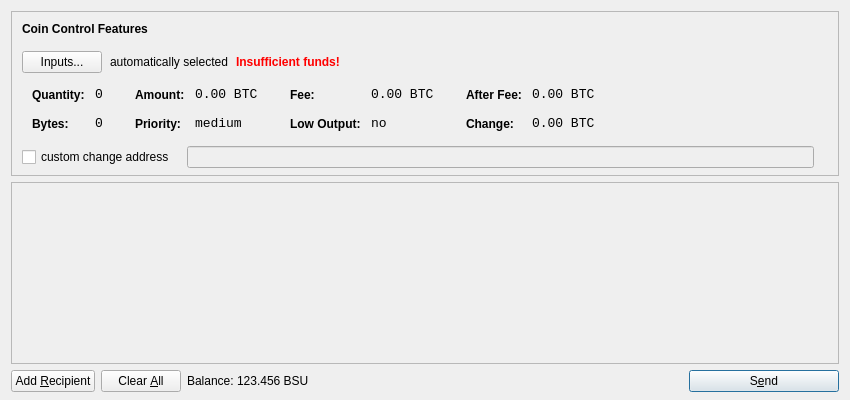
<?xml version="1.0" encoding="UTF-8"?>
<ui version="4.0">
 <class>SendCoinsDialog</class>
 <widget class="QDialog" name="SendCoinsDialog">
  <property name="geometry">
   <rect>
    <x>0</x>
    <y>0</y>
    <width>850</width>
    <height>400</height>
   </rect>
  </property>
  <property name="windowTitle">
   <string>Send Coins</string>
  </property>
  <layout class="QVBoxLayout" name="verticalLayout" stretch="0,1,0">
   <property name="bottomMargin">
    <number>8</number>
   </property>
   <item>
    <widget class="QFrame" name="frameCoinControl">
     <property name="sizePolicy">
      <sizepolicy hsizetype="Expanding" vsizetype="Expanding">
       <horstretch>0</horstretch>
       <verstretch>0</verstretch>
      </sizepolicy>
     </property>
     <property name="maximumSize">
      <size>
       <width>16777215</width>
       <height>16777215</height>
      </size>
     </property>
     <property name="frameShape">
      <enum>QFrame::StyledPanel</enum>
     </property>
     <property name="frameShadow">
      <enum>QFrame::Sunken</enum>
     </property>
     <layout class="QVBoxLayout" name="verticalLayoutCoinControl2">
      <property name="spacing">
       <number>-1</number>
      </property>
      <property name="leftMargin">
       <number>0</number>
      </property>
      <property name="topMargin">
       <number>0</number>
      </property>
      <property name="rightMargin">
       <number>0</number>
      </property>
      <property name="bottomMargin">
       <number>6</number>
      </property>
      <item>
       <layout class="QVBoxLayout" name="verticalLayoutCoinControl" stretch="0,0,0,0,1">
        <property name="spacing">
         <number>0</number>
        </property>
        <property name="leftMargin">
         <number>10</number>
        </property>
        <property name="topMargin">
         <number>10</number>
        </property>
        <item>
         <layout class="QHBoxLayout" name="horizontalLayoutCoinControl1">
          <property name="bottomMargin">
           <number>15</number>
          </property>
          <item>
           <widget class="QLabel" name="labelCoinControlFeatures">
            <property name="sizePolicy">
             <sizepolicy hsizetype="Preferred" vsizetype="Maximum">
              <horstretch>0</horstretch>
              <verstretch>0</verstretch>
             </sizepolicy>
            </property>
            <property name="font">
             <font>
              <weight>75</weight>
              <bold>true</bold>
             </font>
            </property>
            <property name="styleSheet">
             <string notr="true">font-weight:bold;</string>
            </property>
            <property name="text">
             <string>Coin Control Features</string>
            </property>
           </widget>
          </item>
         </layout>
        </item>
        <item>
         <layout class="QHBoxLayout" name="horizontalLayoutCoinControl2" stretch="0,0,0,0">
          <property name="spacing">
           <number>8</number>
          </property>
          <property name="bottomMargin">
           <number>10</number>
          </property>
          <item>
           <widget class="QPushButton" name="pushButtonCoinControl">
            <property name="styleSheet">
             <string notr="true"/>
            </property>
            <property name="text">
             <string>Inputs...</string>
            </property>
           </widget>
          </item>
          <item>
           <widget class="QLabel" name="labelCoinControlAutomaticallySelected">
            <property name="text">
             <string>automatically selected</string>
            </property>
            <property name="margin">
             <number>5</number>
            </property>
           </widget>
          </item>
          <item>
           <widget class="QLabel" name="labelCoinControlInsuffFunds">
            <property name="font">
             <font>
              <weight>75</weight>
              <bold>true</bold>
             </font>
            </property>
            <property name="styleSheet">
             <string notr="true">color:red;font-weight:bold;</string>
            </property>
            <property name="text">
             <string>Insufficient funds!</string>
            </property>
            <property name="margin">
             <number>5</number>
            </property>
           </widget>
          </item>
          <item>
           <spacer name="horizontalSpacerCoinControl">
            <property name="orientation">
             <enum>Qt::Horizontal</enum>
            </property>
            <property name="sizeHint" stdset="0">
             <size>
              <width>40</width>
              <height>1</height>
             </size>
            </property>
           </spacer>
          </item>
         </layout>
        </item>
        <item>
         <widget class="QWidget" name="widgetCoinControl" native="true">
          <property name="sizePolicy">
           <sizepolicy hsizetype="Preferred" vsizetype="Preferred">
            <horstretch>0</horstretch>
            <verstretch>0</verstretch>
           </sizepolicy>
          </property>
          <property name="minimumSize">
           <size>
            <width>0</width>
            <height>0</height>
           </size>
          </property>
          <property name="styleSheet">
           <string notr="true"/>
          </property>
          <layout class="QHBoxLayout" name="horizontalLayoutCoinControl5">
           <property name="margin">
            <number>0</number>
           </property>
           <item>
            <layout class="QHBoxLayout" name="horizontalLayoutCoinControl3" stretch="0,0,0,1">
             <property name="spacing">
              <number>20</number>
             </property>
             <property name="topMargin">
              <number>0</number>
             </property>
             <property name="bottomMargin">
              <number>10</number>
             </property>
             <item>
              <layout class="QFormLayout" name="formLayoutCoinControl1">
               <property name="horizontalSpacing">
                <number>10</number>
               </property>
               <property name="verticalSpacing">
                <number>14</number>
               </property>
               <property name="leftMargin">
                <number>10</number>
               </property>
               <property name="topMargin">
                <number>4</number>
               </property>
               <property name="rightMargin">
                <number>6</number>
               </property>
               <item row="0" column="0">
                <widget class="QLabel" name="labelCoinControlQuantityText">
                 <property name="styleSheet">
                  <string notr="true">font-weight:bold;</string>
                 </property>
                 <property name="text">
                  <string>Quantity:</string>
                 </property>
                 <property name="margin">
                  <number>0</number>
                 </property>
                </widget>
               </item>
               <item row="0" column="1">
                <widget class="QLabel" name="labelCoinControlQuantity">
                 <property name="font">
                  <font>
                   <family>Monospace</family>
                   <pointsize>10</pointsize>
                  </font>
                 </property>
                 <property name="cursor">
                  <cursorShape>IBeamCursor</cursorShape>
                 </property>
                 <property name="contextMenuPolicy">
                  <enum>Qt::ActionsContextMenu</enum>
                 </property>
                 <property name="text">
                  <string notr="true">0</string>
                 </property>
                 <property name="margin">
                  <number>0</number>
                 </property>
                 <property name="textInteractionFlags">
                  <set>Qt::LinksAccessibleByMouse|Qt::TextSelectableByKeyboard|Qt::TextSelectableByMouse</set>
                 </property>
                </widget>
               </item>
               <item row="1" column="0">
                <widget class="QLabel" name="labelCoinControlBytesText">
                 <property name="styleSheet">
                  <string notr="true">font-weight:bold;</string>
                 </property>
                 <property name="text">
                  <string>Bytes:</string>
                 </property>
                </widget>
               </item>
               <item row="1" column="1">
                <widget class="QLabel" name="labelCoinControlBytes">
                 <property name="font">
                  <font>
                   <family>Monospace</family>
                   <pointsize>10</pointsize>
                  </font>
                 </property>
                 <property name="cursor">
                  <cursorShape>IBeamCursor</cursorShape>
                 </property>
                 <property name="contextMenuPolicy">
                  <enum>Qt::ActionsContextMenu</enum>
                 </property>
                 <property name="text">
                  <string notr="true">0</string>
                 </property>
                 <property name="textInteractionFlags">
                  <set>Qt::LinksAccessibleByMouse|Qt::TextSelectableByKeyboard|Qt::TextSelectableByMouse</set>
                 </property>
                </widget>
               </item>
              </layout>
             </item>
             <item>
              <layout class="QFormLayout" name="formLayoutCoinControl2">
               <property name="horizontalSpacing">
                <number>10</number>
               </property>
               <property name="verticalSpacing">
                <number>14</number>
               </property>
               <property name="leftMargin">
                <number>6</number>
               </property>
               <property name="topMargin">
                <number>4</number>
               </property>
               <property name="rightMargin">
                <number>6</number>
               </property>
               <item row="0" column="0">
                <widget class="QLabel" name="labelCoinControlAmountText">
                 <property name="styleSheet">
                  <string notr="true">font-weight:bold;</string>
                 </property>
                 <property name="text">
                  <string>Amount:</string>
                 </property>
                 <property name="margin">
                  <number>0</number>
                 </property>
                </widget>
               </item>
               <item row="0" column="1">
                <widget class="QLabel" name="labelCoinControlAmount">
                 <property name="font">
                  <font>
                   <family>Monospace</family>
                   <pointsize>10</pointsize>
                  </font>
                 </property>
                 <property name="cursor">
                  <cursorShape>IBeamCursor</cursorShape>
                 </property>
                 <property name="contextMenuPolicy">
                  <enum>Qt::ActionsContextMenu</enum>
                 </property>
                 <property name="text">
                  <string notr="true">0.00 BTC</string>
                 </property>
                 <property name="textInteractionFlags">
                  <set>Qt::LinksAccessibleByMouse|Qt::TextSelectableByKeyboard|Qt::TextSelectableByMouse</set>
                 </property>
                </widget>
               </item>
               <item row="1" column="0">
                <widget class="QLabel" name="labelCoinControlPriorityText">
                 <property name="styleSheet">
                  <string notr="true">font-weight:bold;</string>
                 </property>
                 <property name="text">
                  <string>Priority:</string>
                 </property>
                </widget>
               </item>
               <item row="1" column="1">
                <widget class="QLabel" name="labelCoinControlPriority">
                 <property name="font">
                  <font>
                   <family>Monospace</family>
                   <pointsize>10</pointsize>
                  </font>
                 </property>
                 <property name="cursor">
                  <cursorShape>IBeamCursor</cursorShape>
                 </property>
                 <property name="contextMenuPolicy">
                  <enum>Qt::ActionsContextMenu</enum>
                 </property>
                 <property name="text">
                  <string>medium</string>
                 </property>
                 <property name="textInteractionFlags">
                  <set>Qt::LinksAccessibleByMouse|Qt::TextSelectableByKeyboard|Qt::TextSelectableByMouse</set>
                 </property>
                </widget>
               </item>
              </layout>
             </item>
             <item>
              <layout class="QFormLayout" name="formLayoutCoinControl3">
               <property name="horizontalSpacing">
                <number>10</number>
               </property>
               <property name="verticalSpacing">
                <number>14</number>
               </property>
               <property name="leftMargin">
                <number>6</number>
               </property>
               <property name="topMargin">
                <number>4</number>
               </property>
               <property name="rightMargin">
                <number>6</number>
               </property>
               <item row="0" column="0">
                <widget class="QLabel" name="labelCoinControlFeeText">
                 <property name="styleSheet">
                  <string notr="true">font-weight:bold;</string>
                 </property>
                 <property name="text">
                  <string>Fee:</string>
                 </property>
                 <property name="margin">
                  <number>0</number>
                 </property>
                </widget>
               </item>
               <item row="0" column="1">
                <widget class="QLabel" name="labelCoinControlFee">
                 <property name="font">
                  <font>
                   <family>Monospace</family>
                   <pointsize>10</pointsize>
                  </font>
                 </property>
                 <property name="cursor">
                  <cursorShape>IBeamCursor</cursorShape>
                 </property>
                 <property name="contextMenuPolicy">
                  <enum>Qt::ActionsContextMenu</enum>
                 </property>
                 <property name="text">
                  <string notr="true">0.00 BTC</string>
                 </property>
                 <property name="textInteractionFlags">
                  <set>Qt::LinksAccessibleByMouse|Qt::TextSelectableByKeyboard|Qt::TextSelectableByMouse</set>
                 </property>
                </widget>
               </item>
               <item row="1" column="0">
                <widget class="QLabel" name="labelCoinControlLowOutputText">
                 <property name="styleSheet">
                  <string notr="true">font-weight:bold;</string>
                 </property>
                 <property name="text">
                  <string>Low Output:</string>
                 </property>
                </widget>
               </item>
               <item row="1" column="1">
                <widget class="QLabel" name="labelCoinControlLowOutput">
                 <property name="font">
                  <font>
                   <family>Monospace</family>
                   <pointsize>10</pointsize>
                  </font>
                 </property>
                 <property name="cursor">
                  <cursorShape>IBeamCursor</cursorShape>
                 </property>
                 <property name="contextMenuPolicy">
                  <enum>Qt::ActionsContextMenu</enum>
                 </property>
                 <property name="text">
                  <string>no</string>
                 </property>
                 <property name="textInteractionFlags">
                  <set>Qt::LinksAccessibleByMouse|Qt::TextSelectableByKeyboard|Qt::TextSelectableByMouse</set>
                 </property>
                </widget>
               </item>
              </layout>
             </item>
             <item>
              <layout class="QFormLayout" name="formLayoutCoinControl4">
               <property name="horizontalSpacing">
                <number>10</number>
               </property>
               <property name="verticalSpacing">
                <number>14</number>
               </property>
               <property name="leftMargin">
                <number>6</number>
               </property>
               <property name="topMargin">
                <number>4</number>
               </property>
               <property name="rightMargin">
                <number>6</number>
               </property>
               <item row="0" column="0">
                <widget class="QLabel" name="labelCoinControlAfterFeeText">
                 <property name="styleSheet">
                  <string notr="true">font-weight:bold;</string>
                 </property>
                 <property name="text">
                  <string>After Fee:</string>
                 </property>
                 <property name="margin">
                  <number>0</number>
                 </property>
                </widget>
               </item>
               <item row="0" column="1">
                <widget class="QLabel" name="labelCoinControlAfterFee">
                 <property name="font">
                  <font>
                   <family>Monospace</family>
                   <pointsize>10</pointsize>
                  </font>
                 </property>
                 <property name="cursor">
                  <cursorShape>IBeamCursor</cursorShape>
                 </property>
                 <property name="contextMenuPolicy">
                  <enum>Qt::ActionsContextMenu</enum>
                 </property>
                 <property name="text">
                  <string notr="true">0.00 BTC</string>
                 </property>
                 <property name="textInteractionFlags">
                  <set>Qt::LinksAccessibleByMouse|Qt::TextSelectableByKeyboard|Qt::TextSelectableByMouse</set>
                 </property>
                </widget>
               </item>
               <item row="1" column="0">
                <widget class="QLabel" name="labelCoinControlChangeText">
                 <property name="styleSheet">
                  <string notr="true">font-weight:bold;</string>
                 </property>
                 <property name="text">
                  <string>Change:</string>
                 </property>
                </widget>
               </item>
               <item row="1" column="1">
                <widget class="QLabel" name="labelCoinControlChange">
                 <property name="font">
                  <font>
                   <family>Monospace</family>
                   <pointsize>10</pointsize>
                  </font>
                 </property>
                 <property name="cursor">
                  <cursorShape>IBeamCursor</cursorShape>
                 </property>
                 <property name="contextMenuPolicy">
                  <enum>Qt::ActionsContextMenu</enum>
                 </property>
                 <property name="text">
                  <string notr="true">0.00 BTC</string>
                 </property>
                 <property name="textInteractionFlags">
                  <set>Qt::LinksAccessibleByMouse|Qt::TextSelectableByKeyboard|Qt::TextSelectableByMouse</set>
                 </property>
                </widget>
               </item>
              </layout>
             </item>
            </layout>
           </item>
          </layout>
         </widget>
        </item>
        <item>
         <layout class="QHBoxLayout" name="horizontalLayoutCoinControl4" stretch="0,0,0">
          <property name="spacing">
           <number>12</number>
          </property>
          <property name="sizeConstraint">
           <enum>QLayout::SetDefaultConstraint</enum>
          </property>
          <property name="topMargin">
           <number>5</number>
          </property>
          <property name="rightMargin">
           <number>5</number>
          </property>
          <item>
           <widget class="QCheckBox" name="checkBoxCoinControlChange">
            <property name="text">
             <string>custom change address</string>
            </property>
           </widget>
          </item>
          <item>
           <widget class="QLineEdit" name="lineEditCoinControlChange">
            <property name="enabled">
             <bool>false</bool>
            </property>
            <property name="sizePolicy">
             <sizepolicy hsizetype="Expanding" vsizetype="Fixed">
              <horstretch>0</horstretch>
              <verstretch>0</verstretch>
             </sizepolicy>
            </property>
           </widget>
          </item>
          <item>
           <widget class="QLabel" name="labelCoinControlChangeLabel">
            <property name="sizePolicy">
             <sizepolicy hsizetype="Preferred" vsizetype="Expanding">
              <horstretch>0</horstretch>
              <verstretch>0</verstretch>
             </sizepolicy>
            </property>
            <property name="minimumSize">
             <size>
              <width>0</width>
              <height>0</height>
             </size>
            </property>
            <property name="text">
             <string/>
            </property>
            <property name="margin">
             <number>3</number>
            </property>
           </widget>
          </item>
         </layout>
        </item>
        <item>
         <spacer name="verticalSpacerCoinControl">
          <property name="orientation">
           <enum>Qt::Vertical</enum>
          </property>
          <property name="sizeHint" stdset="0">
           <size>
            <width>800</width>
            <height>1</height>
           </size>
          </property>
         </spacer>
        </item>
       </layout>
      </item>
     </layout>
    </widget>
   </item>
   <item>
    <widget class="QScrollArea" name="scrollArea">
     <property name="widgetResizable">
      <bool>true</bool>
     </property>
     <widget class="QWidget" name="scrollAreaWidgetContents">
      <property name="geometry">
       <rect>
        <x>0</x>
        <y>0</y>
        <width>830</width>
        <height>165</height>
       </rect>
      </property>
      <layout class="QVBoxLayout" name="verticalLayout_2">
       <property name="margin">
        <number>0</number>
       </property>
       <item>
        <layout class="QVBoxLayout" name="entries">
         <property name="spacing">
          <number>6</number>
         </property>
        </layout>
       </item>
       <item>
        <spacer name="verticalSpacer">
         <property name="orientation">
          <enum>Qt::Vertical</enum>
         </property>
         <property name="sizeHint" stdset="0">
          <size>
           <width>20</width>
           <height>40</height>
          </size>
         </property>
        </spacer>
       </item>
      </layout>
     </widget>
    </widget>
   </item>
   <item>
    <layout class="QHBoxLayout" name="horizontalLayout">
     <item>
      <widget class="QPushButton" name="addButton">
       <property name="toolTip">
        <string>Send to multiple recipients at once</string>
       </property>
       <property name="text">
        <string>Add &amp;Recipient</string>
       </property>
       <property name="icon">
        <iconset resource="../bitcoin.qrc">
         <normaloff>:/icons/add</normaloff>:/icons/add</iconset>
       </property>
       <property name="autoDefault">
        <bool>false</bool>
       </property>
      </widget>
     </item>
     <item>
      <widget class="QPushButton" name="clearButton">
       <property name="sizePolicy">
        <sizepolicy hsizetype="Minimum" vsizetype="Fixed">
         <horstretch>0</horstretch>
         <verstretch>0</verstretch>
        </sizepolicy>
       </property>
       <property name="toolTip">
        <string>Remove all transaction fields</string>
       </property>
       <property name="text">
        <string>Clear &amp;All</string>
       </property>
       <property name="icon">
        <iconset resource="../bitcoin.qrc">
         <normaloff>:/icons/remove</normaloff>:/icons/remove</iconset>
       </property>
       <property name="autoRepeatDelay">
        <number>300</number>
       </property>
       <property name="autoDefault">
        <bool>false</bool>
       </property>
      </widget>
     </item>
     <item>
      <layout class="QHBoxLayout" name="horizontalLayout_2">
       <property name="spacing">
        <number>3</number>
       </property>
       <item>
        <widget class="QLabel" name="label">
         <property name="text">
          <string>Balance:</string>
         </property>
        </widget>
       </item>
       <item>
        <widget class="QLabel" name="labelBalance">
         <property name="cursor">
          <cursorShape>IBeamCursor</cursorShape>
         </property>
         <property name="text">
          <string>123.456 BSU</string>
         </property>
         <property name="textInteractionFlags">
          <set>Qt::LinksAccessibleByMouse|Qt::TextSelectableByKeyboard|Qt::TextSelectableByMouse</set>
         </property>
        </widget>
       </item>
      </layout>
     </item>
     <item>
      <spacer name="horizontalSpacer">
       <property name="orientation">
        <enum>Qt::Horizontal</enum>
       </property>
       <property name="sizeHint" stdset="0">
        <size>
         <width>40</width>
         <height>20</height>
        </size>
       </property>
      </spacer>
     </item>
     <item>
      <widget class="QPushButton" name="sendButton">
       <property name="minimumSize">
        <size>
         <width>150</width>
         <height>0</height>
        </size>
       </property>
       <property name="toolTip">
        <string>Confirm the send action</string>
       </property>
       <property name="text">
        <string>S&amp;end</string>
       </property>
       <property name="icon">
        <iconset resource="../bitcoin.qrc">
         <normaloff>:/icons/send</normaloff>:/icons/send</iconset>
       </property>
       <property name="default">
        <bool>true</bool>
       </property>
      </widget>
     </item>
    </layout>
   </item>
  </layout>
 </widget>
 <resources>
  <include location="../bitcoin.qrc"/>
 </resources>
 <connections/>
</ui>
